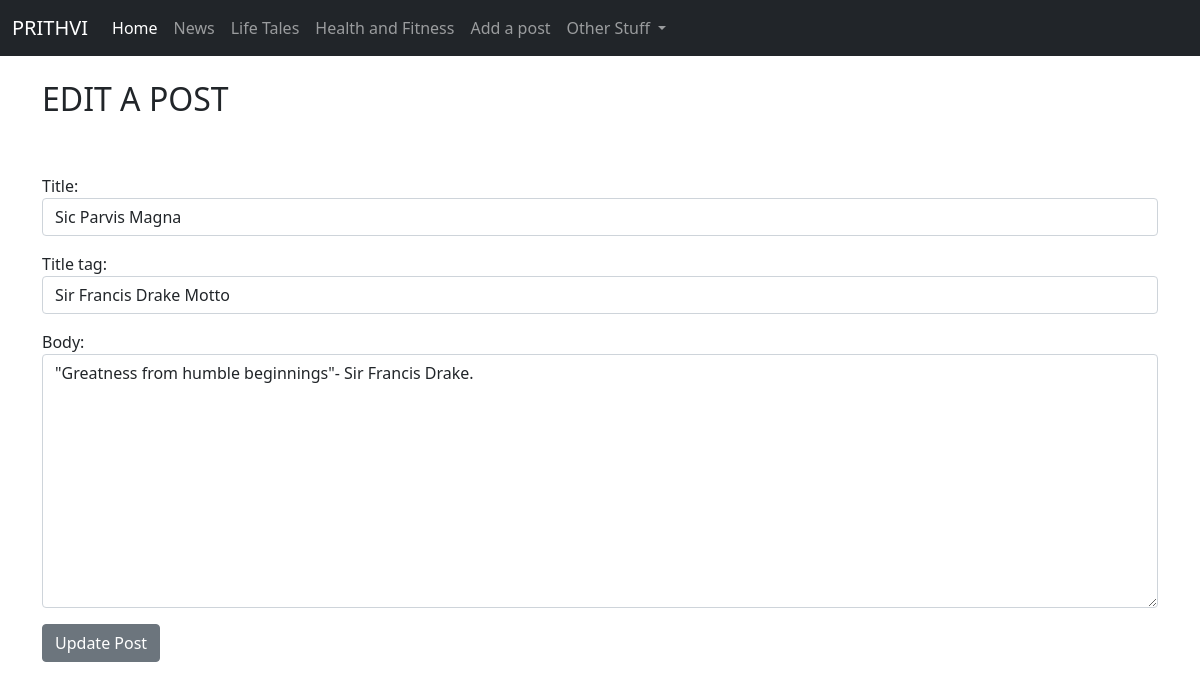
The app's page /article/edit/1 with its own data.
### theblog/models.py (models this page shows, shortened)
class Post(models.Model):
	title = models.CharField(max_length = 255)
	title_tag = models.CharField(max_length = 255)
	author = models.ForeignKey(User, on_delete = models.CASCADE)
	body = models.TextField()

### theblog/views.py (the view)
# urls.py: path('article/edit/<int:pk>', UpdatePostView.as_view(), name = 'update_post'),
class UpdatePostView(UpdateView):
	model = Post
	form_class = EditForm
	template_name = 'update_post.html'

### theblog/forms.py
class EditForm(forms.ModelForm):
	class Meta:
		model = Post
		fields = ('title', 'title_tag', 'body')
		widgets = {
			'title': forms.TextInput(attrs = {'class': 'form-control', 'placeholder': 'Add title'}),
			'title_tag': forms.TextInput(attrs = {'class': 'form-control', 'placeholder': 'Add title tag'}),
			'body': forms.Textarea(attrs = {'class': 'form-control', 'placeholder': 'YOUR BLOG'})
		}

### theblog/templates/update_post.html (shortened to what this page needs)
{% extends 'base.html' %}
{% block content %}
<h2>EDIT A POST </h2>
<br/>
<br/>
<div class="form-group">
	<form method="POST">
		{{ form.as_p }}
		<button class="btn btn-secondary">Update Post</button>
</div>
{% endblock %}

### records on screen
Post: title "Sic Parvis Magna", title_tag "Sir Francis Drake Motto", body "\"Greatness from humble beginnings\"- Sir Francis Drake."
